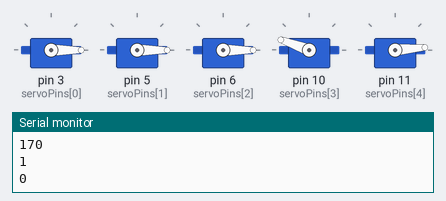
The sketch below on a simulated Arduino Uno, built with avr-gcc and run on an emulated ATmega328P. Shown: 5 × servo, the last lines printed to the serial monitor.

Above: at 0.1 s.
At 0.6 s:
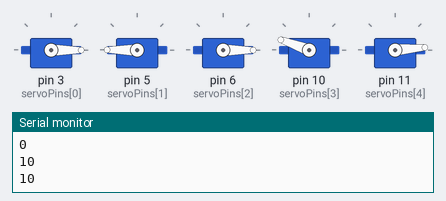
At 2.1 s:
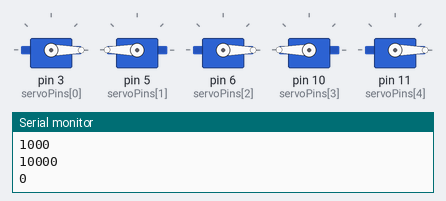
Timing chart, 0 to 3.6 s (numbered marks = the images above):
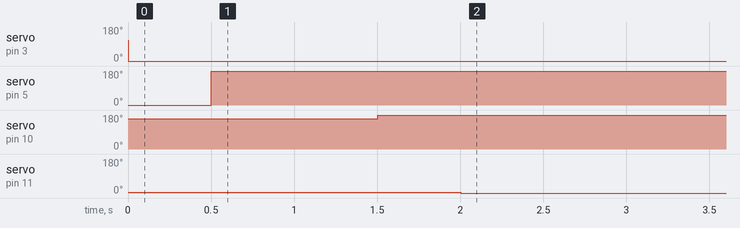

The sketch:

pythonHand.ino
```cpp
#include <Servo.h>

const int numServos = 5;  // Define the number of servo motors you want to control
Servo servos[numServos];  // Create an array of servo objects

//Motor 11: 160 = top ; 5 = bottom
//Motor 10: 0 = top ; 160 = bottom
//Motor 6: 170 = top ; 0 = bottom
//Motor 5: 180 = top ; 0 = bottom
//Motor 3: 0 = top ; 110 = bottom

// Pins connected to servo motors
int servoPins[numServos] = {3, 5, 6, 10, 11};

void setup() {
  // put your setup code here, to run once:
  Serial.begin(9600);
  // Attach the servo objects to their respective pins
  for(int i = 0; i < numServos; i++) {
    servos[i].attach(servoPins[i]);
  }
  flatten();
  delay(1);
}

void flatten() {
  servos[0].write(110);
  servos[1].write(0);
  servos[2].write(0);
  servos[3].write(160);
  servos[4].write(5);
}

void loop() {
  // put your main code here, to run repeatedly:
 // if(Serial.available() > 0) {
    //byte data = Serial.read();
    byte data = 0b10101010;
    Serial.println(data);
    //first = thumb, last = pinky
    for(int i = 0; i < 8; i++) {
      byte mask = 1<<i;
      Serial.println(mask, BIN);
      Serial.println(data & mask, BIN);
      if ((data & mask) == mask ) servos[i].write(180);
      else servos[i].write(0);
      delay(500);
      // if (bitRead(data, i) == 1) {
      //   if(i == 0) {
      //     servos[0].write(0);
      //   }
      //   else if(i == 1) {
      //     servos[1].write(180);
      //   }
      //   else if(i == 2) {
      //     servos[2].write(170);
      //   }
      //   else if(i == 3) {
      //     servos[3].write(0);
      //   }
      //   else if(i == 4) {
      //     servos[4].write(160);
      //   }
      // }
      // else {
      //   if(i == 0) {
      //     servos[0].write(110);
      //   }
      //   else if(i == 1) {
      //     servos[1].write(0);
      //   }
      //   else if(i == 2) {
      //     servos[2].write(0);
      //   }
      //   else if(i == 3) {
      //     servos[3].write(160);
      //   }
      //   else if(i == 4) {
      //     servos[4].write(5);
      //   }
      // }
    //}
  }
}
```

Measured:
- by itself, servo on pin 3 (servoPins[0]): 110° → 0° at 0.00 s
- by itself, servo on pin 5 (servoPins[1]): 0° → 180° at 0.50 s
- by itself, servo on pin 10 (servoPins[3]): 160° → 180° at 1.5 s
- by itself, servo on pin 11 (servoPins[4]): 5° → 0° at 2.0 s
